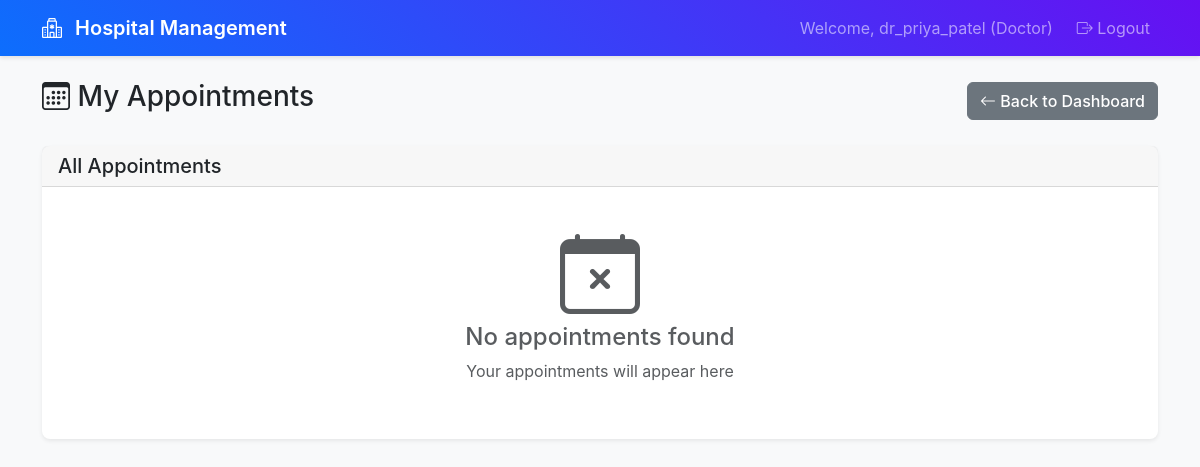
Page /doctor/appointments (signed in) on the earlier database version.
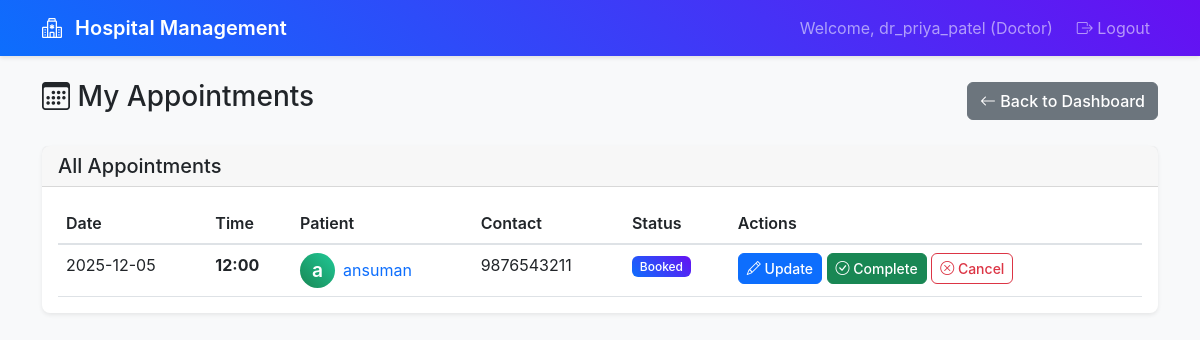
Same page on the later database version.
### app.py (models this page shows)
class Appointment(db.Model):
    __tablename__ = 'appointments'
    id: Mapped[int] = mapped_column(primary_key=True)
    patient_id: Mapped[int] = mapped_column(db.ForeignKey('patients.id'), nullable=False)
    doctor_id: Mapped[int] = mapped_column(db.ForeignKey('doctors.id'), nullable=False)
    appointment_date: Mapped[date] = mapped_column(nullable=False)
    appointment_time: Mapped[str] = mapped_column(nullable=False)
    status: Mapped[str] = mapped_column(default='booked')  # booked, completed, cancelled
    created_at: Mapped[datetime] = mapped_column(default=datetime.utcnow)
    patient = db.relationship('Patient', back_populates='appointments')
    doctor = db.relationship('Doctor', back_populates='appointments')
    treatment = db.relationship('Treatment', back_populates='appointment', uselist=False)

class Patient(db.Model):
    __tablename__ = 'patients'
    id: Mapped[int] = mapped_column(primary_key=True)
    user_id: Mapped[int] = mapped_column(db.ForeignKey('users.id'), nullable=False)
    name: Mapped[str] = mapped_column(nullable=False)
    phone: Mapped[str] = mapped_column()
    address: Mapped[str] = mapped_column()
    created_at: Mapped[datetime] = mapped_column(default=datetime.utcnow)
    user = db.relationship('User', back_populates='patient')
    appointments = db.relationship('Appointment', back_populates='patient')

### routes.py (the view)
@app.route('/doctor/appointments')
@login_required
@role_required(['doctor'])
def doctor_appointments():
    doctor = Doctor.query.join(User).filter(User.id == session['user_id']).first()
    if not doctor:
        flash('Doctor profile not found', 'error')
        return redirect(url_for('logout'))
    appointments = db.session.query(
        Appointment,
        Patient.name.label('patient_name'),
        Patient.phone.label('patient_phone')
    ).join(Patient, Appointment.patient_id == Patient.id)\
     .filter(Appointment.doctor_id == doctor.id)\
     .order_by(Appointment.appointment_date.desc(), Appointment.appointment_time.desc()).all()
    return render_template('doctor_appointments.html',
                         doctor=doctor,
                         appointments=appointments)

### routes.py (called while the page is built)
def login_required(f):
    @wraps(f)
    def decorated_function(*args, **kwargs):
        if 'user_id' not in session:
            return redirect(url_for('login'))
        return f(*args, **kwargs)
    return decorated_function

def role_required(roles):
    def decorator(f):
        @wraps(f)
        def decorated_function(*args, **kwargs):
            if 'user_role' not in session or session['user_role'] not in roles:
                flash('Access denied. Insufficient permissions.', 'error')
                return redirect(url_for('login'))
            return f(*args, **kwargs)
        return decorated_function
    return decorator

### templates/doctor_appointments.html (shortened to what the changed rows need)
{% extends "base.html" %}
{% block content %}
<div class="row">
    <div class="col-12">
        <div class="d-flex justify-content-between align-items-center mb-4">
            <h1 class="h3">
                <i class="bi bi-calendar3"></i> My Appointments
            </h1>
        </div>
    </div>
</div>
<div class="row">
    <div class="col-12">
        <div class="card">
            <div class="card-body">
                {% if appointments %}
                <div class="table-responsive">
                    <table class="table table-hover">
                        <thead>
                            <tr>
                                <th>Date</th>
                                <th>Time</th>
                                <th>Patient</th>
                                <th>Contact</th>
                                <th>Status</th>
                                <th>Actions</th>
                            </tr>
                        </thead>
                        <tbody>
                            {% for appointment_tuple in appointments %}
                            {% set appointment = appointment_tuple[0] %}
                            {% set patient_name = appointment_tuple[1] %}
                            {% set patient_phone = appointment_tuple[2] %}
                            <tr>
                                <td>{{ appointment.appointment_date }}</td>
                                <td>
                                    <strong>{{ appointment.appointment_time }}</strong>
                                </td>
                                <td>
                                    <div class="d-flex align-items-center">
                                        <div class="avatar bg-success text-white rounded-circle d-flex align-items-center justify-content-center me-2" style="width: 35px; height: 35px;">
                                            {{ patient_name[0] }}
                                        </div>
                                        <a href="{{ url_for('doctor_patient_history', patient_id=appointment.patient_id) }}" class="text-decoration-none">
                                            {{ patient_name }}
                                        </a>
                                    </div>
                                </td>
                                <td>{{ patient_phone or '-' }}</td>
                                <td>
                                    <span class="badge bg-{{ 'success' if appointment.status == 'completed' else 'primary' if appointment.status == 'booked' else 'secondary' }}">
                                        {{ appointment.status.title() }}
                                    </span>
                                </td>
                                <td>
                                    {% if appointment.status == 'booked' %}
                                    <a href="/doctor/appointment/{{ appointment.id }}/update-history" class="btn btn-sm btn-primary">
                                        <i class="bi bi-pencil"></i> Update
                                    </a>
                                    <button class="btn btn-sm btn-success" data-bs-toggle="modal" data-bs-target="#completeModal{{ appointment.id }}">
                                        <i class="bi bi-check-circle"></i> Complete
                                    </button>
                                    <form method="POST" action="{{ url_for('doctor_cancel_appointment', appointment_id=appointment.id) }}" class="d-inline" onsubmit="return confirm('Are you sure you want to cancel this appointment?')">
                                        <button type="submit" class="btn btn-sm btn-outline-danger">
                                            <i class="bi bi-x-circle"></i> Cancel
                                        </button>
                                    </form>
                                    {% elif appointment.status == 'completed' %}
                                    <a href="/doctor/appointment/{{ appointment.id }}/update-history" class="btn btn-sm btn-primary">
                                        <i class="bi bi-pencil"></i> Edit
                                    </a>
                                    <span class="text-muted">{{ appointment.status.title() }}</span>
                                    {% else %}
                                    <span class="text-muted">{{ appointment.status.title() }}</span>
                                    {% endif %}
                                </td>
                            </tr>
                            {% endfor %}
                        </tbody>
                    </table>
                </div>
                {% else %}
                <div class="text-center py-4">
                    <i class="bi bi-calendar-x display-1 text-muted"></i>
                    <h4 class="text-muted">No appointments found</h4>
                    <p class="text-muted">Your appointments will appear here</p>
                </div>
                {% endif %}
            </div>
        </div>
    </div>
</div>
{% endblock %}

Differences in the rows shown:
added Appointment: appointment_date "2025-12-05", appointment_time "12:00", status "Booked"
added Patient: name "a", name "ansuman", phone "9876543211"
Other differences:
text no longer shown: "No appointments found Your appointments will appear here"
text now shown: "Date Time Patient Contact Status Actions"
